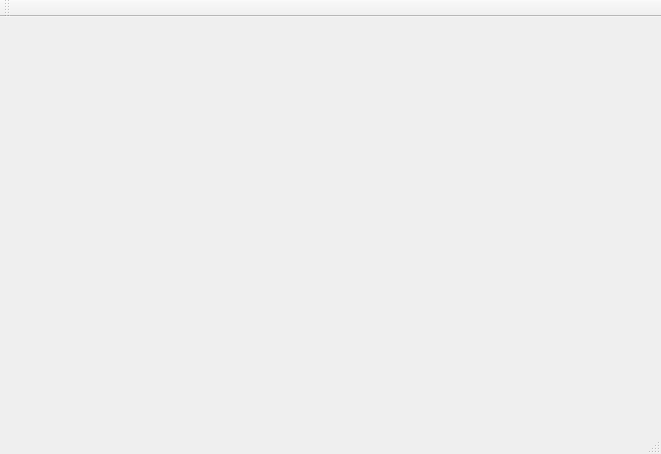
<?xml version="1.0" encoding="UTF-8"?>
<ui version="4.0">
 <class>MainWindow</class>
 <widget class="QMainWindow" name="MainWindow">
  <property name="geometry">
   <rect>
    <x>0</x>
    <y>0</y>
    <width>661</width>
    <height>454</height>
   </rect>
  </property>
  <property name="windowTitle">
   <string>MainWindow</string>
  </property>
  <widget class="QWidget" name="centralWidget"/>
  <widget class="QMenuBar" name="menuBar">
   <property name="geometry">
    <rect>
     <x>0</x>
     <y>0</y>
     <width>661</width>
     <height>31</height>
    </rect>
   </property>
  </widget>
  <widget class="QToolBar" name="mainToolBar">
   <attribute name="toolBarArea">
    <enum>TopToolBarArea</enum>
   </attribute>
   <attribute name="toolBarBreak">
    <bool>false</bool>
   </attribute>
  </widget>
  <widget class="QStatusBar" name="statusBar"/>
 </widget>
 <layoutdefault spacing="6" margin="11"/>
 <resources/>
 <connections/>
</ui>
